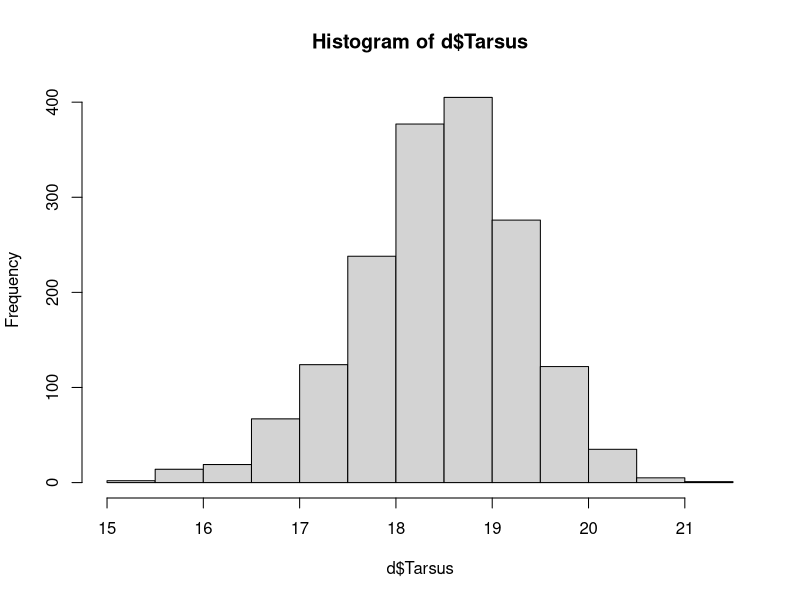

Generate this figure with R: (Note: this script raises an error after producing the figure.)
d <- read.table('../Data/SparrowSize.txt', header = TRUE)

str(d)
names(d)
head(d)

length(d$Tarsus)
hist(d$Tarsus)
mean(d$Tarsus)
mean(d$Tarsus, na.rm = TRUE)
median(d$Tarsus, na.rm = TRUE)
mode(d$Tarsus, na.rm = TRUE)
mode(d$Tarsus)

par(mfrow = c(2,2))
hist(d$Tarsus, breaks = 3, col='indianred1')
hist(d$Tarsus, breaks = 10, col = 'indianred1')
hist(d$Tarsus, breaks = 30, col = 'indianred1')
hist(d$Tarsus, breaks = 100, col = 'indianred1')

require(modeest)
mlv(d$Tarsus)

d2 <- subset(d, d$Tarsus!='NA')
length(d2$Tarsus)
mlv(d2$Tarsus)
#Mode (most likely value): 18.57361 
#Bickel's modal skewness: 0.0005934718 

mean(d2$Tarsus)
median(d2$Tarsus)
range(d2$Tarsus)

var(d2$Tarsus)
sum((d2$Tarsus - mean(d2$Tarsus))^2)/(length(d2$Tarsus) - 1)
sqrt(var(d2$Tarsus))
sqrt(0.74)
sd(d2$Tarsus)

zTarsus <- (d2$Tarsus - mean(d2$Tarsus))/sd(d2$Tarsus)
var(zTarsus)
sd(zTarsus)
hist(zTarsus)

set.seed(123)
znormal <- rnorm(1e+06)
hist(znormal, breaks = 100, col = 'lightsteelblue1')
par(mfrow = c(1,1))
hist(zTarsus, col = 'pink')
hist(znormal, breaks = 100, col = 'lightsteelblue1')
summary(znormal)
qnorm(c(0.025, 0.975))
pnorm(.Last.value)

par(mfrow = c(1,2))
hist(znormal, breaks = 100, col = 'peachpuff')
abline(v = qnorm(c(0.25, 0.5, 0.75)), lwd = 2, col = 'palevioletred4')
abline(v = qnorm(c(0.025, 0.975)), lwd = 2, lty = 'dashed', col = 'palevioletred4')
plot(density(znormal))
abline(v = qnorm(c(0.25, 0.5, 0.75)), col = 'darkcyan')
abline(v = qnorm(c(0.025, 0.975)), lty = 'dotted', col = 'mediumorchid')
abline(h = 0, lwd = 3, col = 'seagreen')
text(2, 0.3, '1.96', col = 'steelblue4', adj = 0)
text(-2, 0.3, '-1.96', col = 'steelblue4', adj = 1)

par(mfrow = c(1,1))
boxplot(d$Tarsus~d$Sex.1, col = c('lightpink1', 'lightblue4'), ylab='Tarsus length (mm)')
